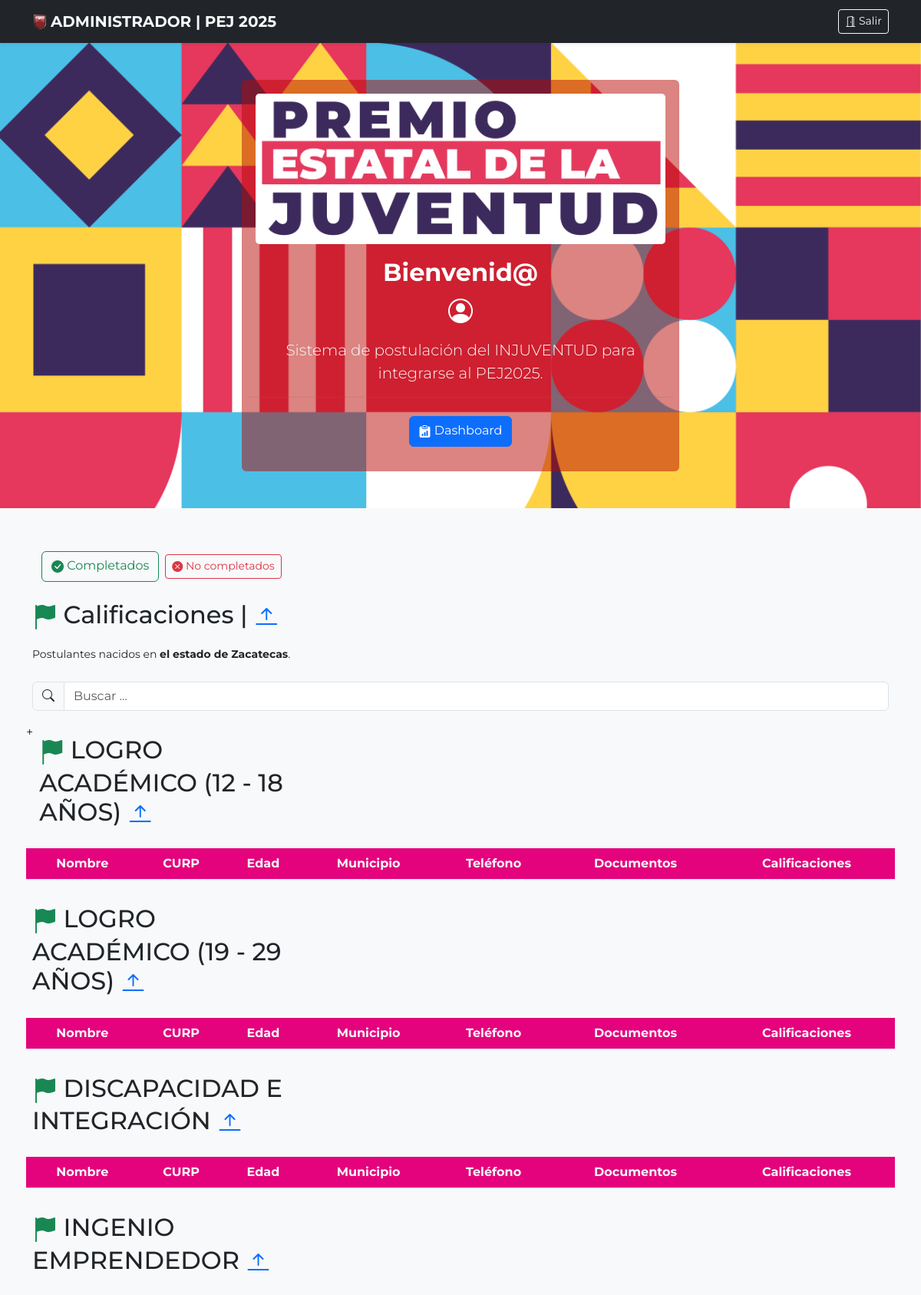
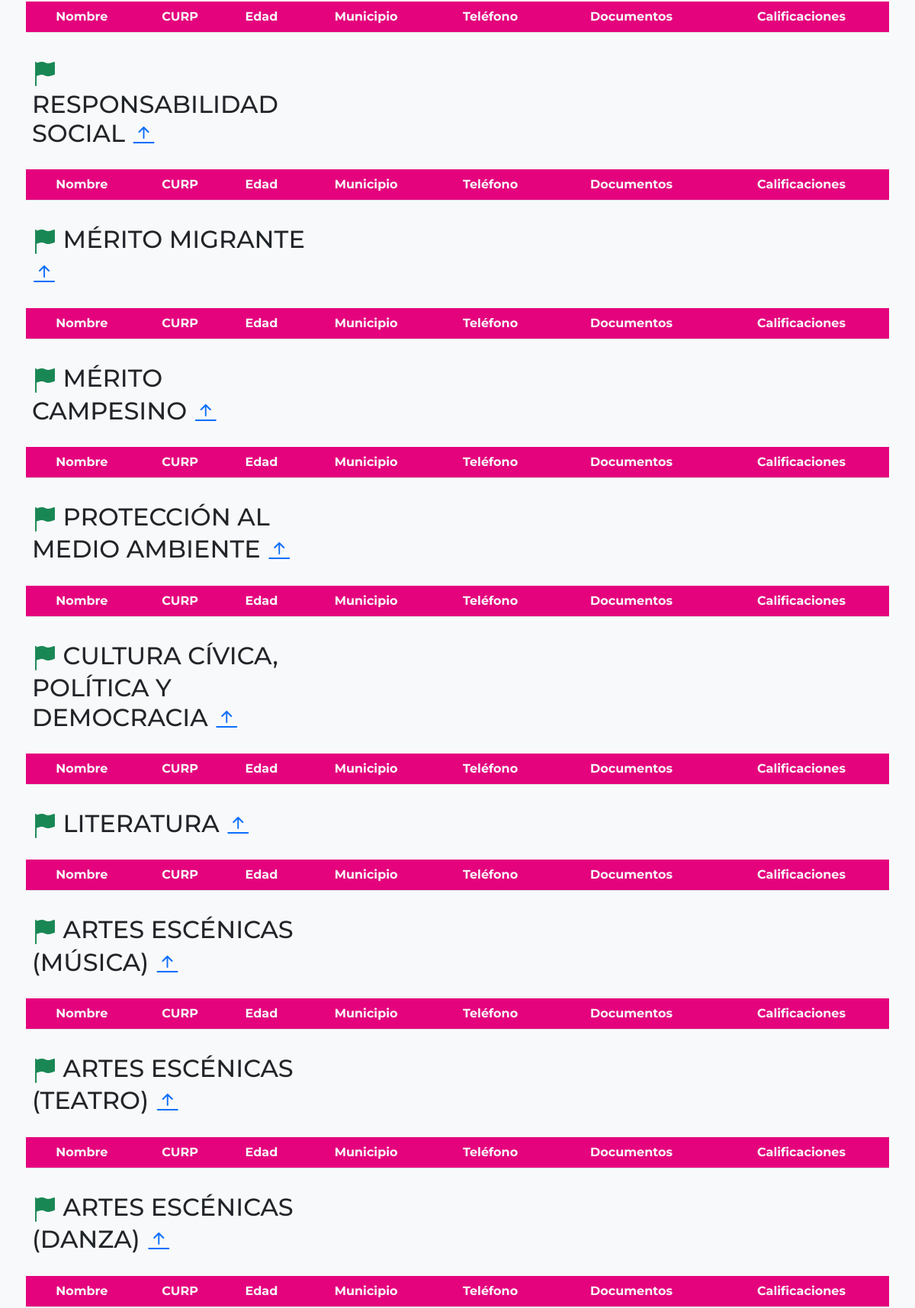
Screenshot of /sistema/admin/index_calificaciones.php (upper part) with the database file from the repository (2 pictures, top to bottom).
### tables this page shows
CREATE TABLE `categorias` (
  `id` int(11) NOT NULL,
  `nombre` varchar(50) NOT NULL
);

### sistema/admin/query/lista_postulantes_calificaciones2.php (the view, shortened to what this page needs)
<?php
include('qc.php');
$sqlCategoria = "SELECT * FROM categorias ORDER BY id ASC";
$resultadoCategorias = $conn->query($sqlCategoria);
while($rowCategoria=$resultadoCategorias->fetch_assoc()){
    echo'
    <p class="h2">
          <i class="bi bi-flag-fill text-success"></i>
          '.$rowCategoria['nombre'].'
              <a href="#inicio">
                <i class="bi bi-arrow-bar-up"></i>
              </a>
          </p>
          <table class="table" id="tablaOrder">
            <thead class="text-light text-center" style="background:#e4037d">
                <tr>
                <th scope="col">Nombre</th>
                <th scope="col">CURP</th>
                <th scope="col">Edad</th>
                <th scope="col">Municipio</th>
                <th scope="col">Teléfono</th>
                <th scope="col">Documentos</th>
                <th scope="col">Calificaciones</th>
                </tr>
            </thead>
            <tbody class="text-center">
    ';
        echo '
            </tbody>
        </table>
        ';
}
?>

### sistema/admin/index_calificaciones.php (shortened to what this page needs)
<!doctype html>
<html lang="es">
  <head>
     <link rel="stylesheet" href="https://cdn.jsdelivr.net/npm/bootstrap-icons@1.10.3/font/bootstrap-icons.css">
    <link href="../../assets/dist/css/bootstrap.min.css" rel="stylesheet">
  </head>
  <body>
  <header>
  <div class="navbar navbar-dark shadow-sm bg-dark text-light" style="background: #FAD40D;color:white">
    <div class="container">
      <a href="#" class="navbar-brand d-flex align-items-center">
        <img src="../../img/logo_injuventud_0.png" width="20" alt="" class="me-1">
        <strong class="text-light" id="texto_">ADMINISTRADOR | PEJ 2025</strong>
      </a>
      <a href="prcd/sort.php" type="button" class="btn btn-sm btn-outline-light"><i class="bi bi-door-open"></i> Salir</a>
    </div>
  </div>
</header>
<main id="imgPortrait">
<section class="text-center container">
    <div class="row py-lg-5" >
      <div class="col-lg-6 col-md-8 mx-auto rounded p-2" id="colorRounded">
        <h1 class="fw-light"><img src="../../img/logo_pej2025_01.png" alt="" width="100%" style="padding:10px; border-radius: 15px;"></h1>
        <h2 class="fw-bold" style="color:white">Bienvenid@</h2>
        <h2 class="fw-bold" style="color:white"><i class="bi bi-person-circle"></i></h2>
        <p class="lead text-light mt-2">Sistema de postulación del INJUVENTUD para integrarse al PEJ2025.</p>
        <p>
          <hr class="text-secondary">
          <a href="#seccion_convocatoria" class="btn btn-primary my-2"><i class="bi bi-clipboard-data-fill"></i> Dashboard</a>
        </p>
      </div>
    </div>
  </section>
  <div class="album py-5 bg-light">
    <div class="container">
    <nav class="navbar bg-body-tertiary">
      <form class="container-fluid justify-content-start">
        <a href="completados.php" class="btn btn-outline-success me-2" type="button"><i class="bi bi-check-circle-fill"></i> Completados</a>
        <a href="no_completados.php" class="btn btn-sm btn-outline-danger" type="button"><i class="bi bi-x-circle-fill"></i> No completados</a>
      </form>
    </nav>
      <div class="mb-4">
        <p><span id="seccion_MX"></span>
          <p class="h2">
          <i class="bi bi-flag-fill text-success"></i> Calificaciones |
              <a href="#inicio">
                <i class="bi bi-arrow-bar-up"></i>
              </a>
          </p>
        </p>
        <p><small>Postulantes nacidos en <strong>el estado de Zacatecas</strong>.</small></p>
      </div>
      <div class="row row-cols-1 row-cols-sm-2 row-cols-md-3 g-3">
      <div class="input-group mb-3">
        <span class="input-group-text" id="basic-addon1"><i class="bi bi-search"></i></span>
        <input type="text" class="form-control" placeholder="Buscar ..." aria-label="Buscar ..." aria-describedby="basic-addon1" id="myInput">
      </div>
            <?php
            include('query/lista_postulantes_calificaciones2.php');
            ?>
      </div>
    </div>
  </div>
</main>
  </body>
</html>

### sistema/admin/index_calificaciones.php (style rules this page uses)
body { font-family: 'Montserrat', sans-serif; }
#colorRounded { background-color: rgba(184, 11, 4, 0.5); }
#imgPortrait { background-image: url('../../img/fondo_pej2025.png'); object-fit: cover; background-position: auto 100%; background-repeat: repeat; background-size: 100% auto; width:100%; height:100%; }
.bi { vertical-align: -.125em; fill: currentColor; }

### rows the page displays
categorias: nombre "LOGRO ACADÉMICO (12 - 18 AÑOS)"
categorias: nombre "LOGRO ACADÉMICO (19 - 29 AÑOS)"
categorias: nombre "DISCAPACIDAD E INTEGRACIÓN"
categorias: nombre "INGENIO EMPRENDEDOR"
categorias: nombre "RESPONSABILIDAD SOCIAL"
categorias: nombre "MÉRITO MIGRANTE"
categorias: nombre "MÉRITO CAMPESINO"
categorias: nombre "PROTECCIÓN AL MEDIO AMBIENTE"
categorias: nombre "CULTURA CÍVICA, POLÍTICA Y DEMOCRACIA"
categorias: nombre "LITERATURA"
categorias: nombre "ARTES ESCÉNICAS (MÚSICA)"
categorias: nombre "ARTES ESCÉNICAS (TEATRO)"
categorias: nombre "ARTES ESCÉNICAS (DANZA)"
